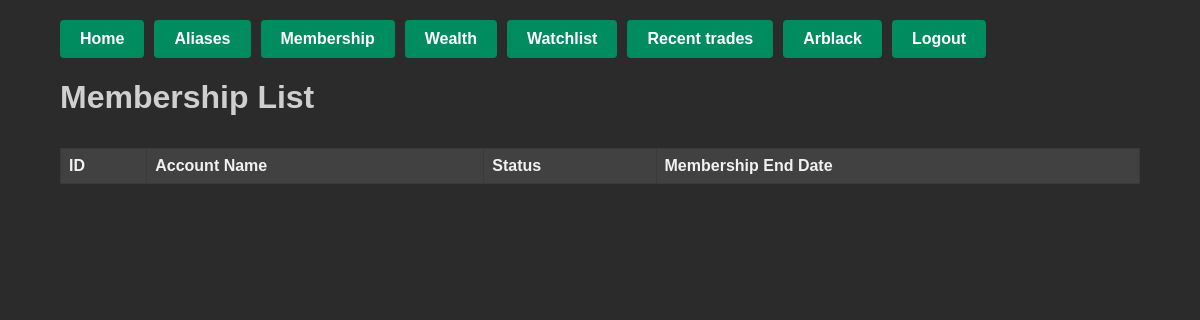
Page /membership/ (signed in) on the earlier database version.
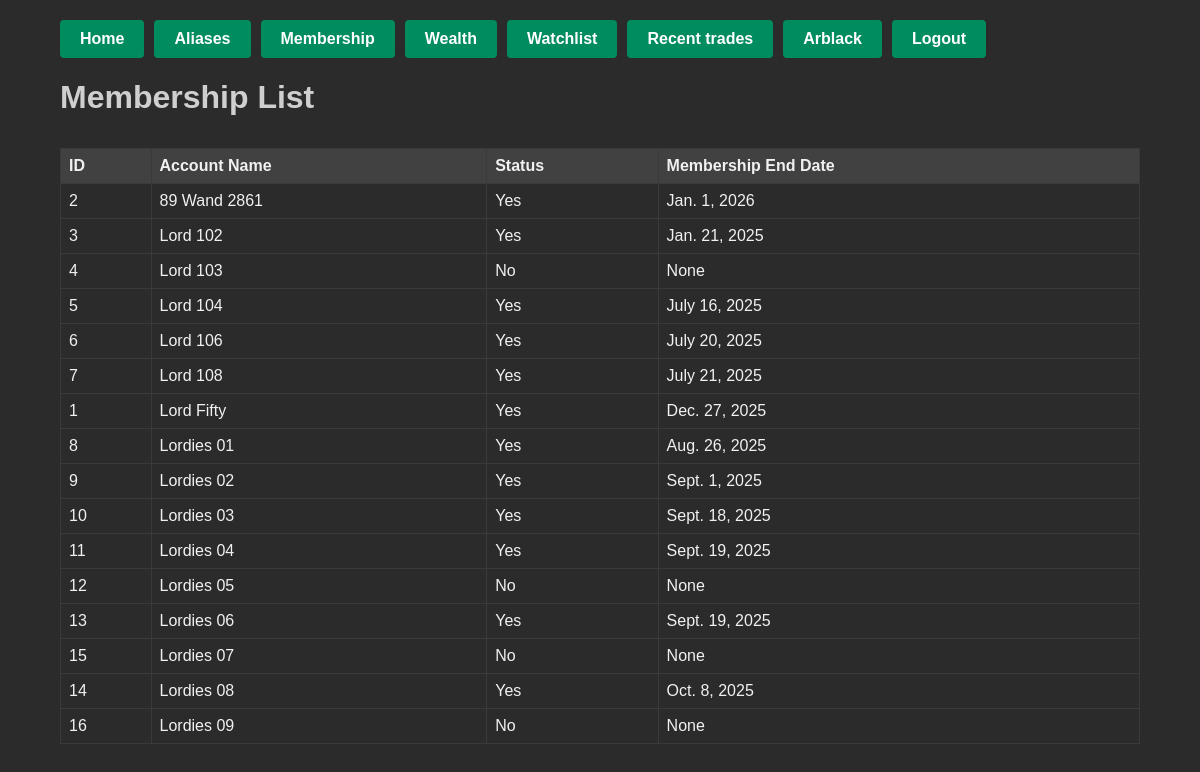
Same page on the later database version.
### trades/models.py (models this page shows, shortened)
class Membership(models.Model):
    account_name = models.CharField(max_length=100, unique=True)
    membership_status = models.CharField(max_length=10, default="No")  # "Yes"/"No"
    membership_end_date = models.DateField(blank=True, null=True)

### trades/views.py (the view)
# urls.py: path('membership/', views.membership_list, name='membership_list'),
def membership_list(request):
    if not request.user.is_authenticated:
        return redirect('trades:login_view')
    memberships = Membership.objects.all().order_by('account_name')
    return render(request, 'trades/membership_list.html', {
        'memberships': memberships,
    })

### trades/templates/trades/membership_list.html (shortened to what this page needs)
{% load static %}
<!DOCTYPE html>
<html>
<head>
    <link rel="stylesheet" href="{% static 'trades/css/dark_theme.css' %}">
</head>
<body>
<div class="container">
    <div class="top-nav">
        <ul class="nav-buttons">
            <li><a href="{% url 'trades:index' %}">Home</a></li>
            <li><a href="{% url 'trades:alias_list' %}">Aliases</a></li>
            <li><a href="{% url 'trades:membership_list' %}">Membership</a></li>
            <li><a href="{% url 'trades:wealth_list' %}">Wealth</a></li>
            <li><a href="{% url 'trades:watchlist_list' %}">Watchlist</a></li>
            <li><a href="{% url 'trades:recent_trades' %}">Recent trades</a></li>
            {% if user.is_authenticated %}
                <li><a href="{% url 'trades:account_page' %}">{{ user.username }}</a></li>
                <li><a href="{% url 'trades:logout_view' %}">Logout</a></li>
            {% else %}
                <li><a href="{% url 'trades:login_view' %}">Account</a></li>
            {% endif %}
        </ul>
    </div>
    <h1>Membership List</h1>
    <table>
        <thead>
            <tr>
                <th>ID</th>
                <th>Account Name</th>
                <th>Status</th>
                <th>Membership End Date</th>
            </tr>
        </thead>
        <tbody>
        {% for m in memberships %}
            <tr>
                <td>{{ m.id }}</td>
                <td>{{ m.account_name }}</td>
                <td>{{ m.membership_status }}</td>
                <td>{{ m.membership_end_date }}</td>
            </tr>
        {% endfor %}
        </tbody>
    </table>
</div>
</body>
</html>

### trades/static/trades/css/dark_theme.css (style rules this page uses)
html, body { margin: 0; padding: 0; background-color: #2b2b2b; color: #f1f1f1; font-family: Arial, sans-serif; }
.container { width: 90%; margin: 0 auto; padding: 20px; }
h1, h2, h3 { color: #cfcfcf; margin-bottom: 1em; }
table { width: 100%; border-collapse: collapse; margin-top: 1em; }
table, th, td { border: 1px solid #3a3a3a; }
th { background-color: #414141; color: #f1f1f1; text-align: left; padding: 8px; }
td { padding: 8px; }
a { color: #81d4f2; text-decoration: none; }
.top-nav { margin-bottom: 20px; }
.top-nav .nav-buttons { list-style: none; display: flex; gap: 10px; padding: 0; margin: 0; }
.top-nav .nav-buttons li a { background-color: #008c5f; color: #fff; padding: 10px 20px; text-decoration: none; border-radius: 4px; font-weight: bold; display: inline-block; }

### trades/templates/trades/membership_list.html (style rules this page uses)
.top-nav { margin-bottom: 20px; }
.top-nav .nav-buttons { list-style: none; display: flex; gap: 10px; padding: 0; margin: 0; }
.top-nav .nav-buttons li a { background-color: #008c5f; color: #fff; padding: 10px 20px; text-decoration: none; border-radius: 4px; font-weight: bold; display: inline-block; }

Differences in the rows shown:
added Membership: id "2", account_name "89 Wand 2861", membership_status "Yes", membership_end_date "Jan. 1, 2026"
added Membership: id "3", account_name "Lord 102", membership_status "Yes", membership_end_date "Jan. 21, 2025"
added Membership: id "4", account_name "Lord 103", membership_status "No", membership_end_date "None"
added Membership: id "5", account_name "Lord 104", membership_status "Yes", membership_end_date "July 16, 2025"
added Membership: id "6", account_name "Lord 106", membership_status "Yes", membership_end_date "July 20, 2025"
added Membership: id "7", account_name "Lord 108", membership_status "Yes", membership_end_date "July 21, 2025"
added Membership: id "1", account_name "Lord Fifty", membership_status "Yes", membership_end_date "Dec. 27, 2025"
added Membership: id "8", account_name "Lordies 01", membership_status "Yes", membership_end_date "Aug. 26, 2025"
added Membership: id "9", account_name "Lordies 02", membership_status "Yes", membership_end_date "Sept. 1, 2025"
added Membership: id "10", account_name "Lordies 03", membership_status "Yes", membership_end_date "Sept. 18, 2025"
added Membership: id "11", account_name "Lordies 04", membership_status "Yes", membership_end_date "Sept. 19, 2025"
added Membership: id "12", account_name "Lordies 05", membership_status "No", membership_end_date "None"
added Membership: id "13", account_name "Lordies 06", membership_status "Yes", membership_end_date "Sept. 19, 2025"
added Membership: id "15", account_name "Lordies 07", membership_status "No", membership_end_date "None"
added Membership: id "14", account_name "Lordies 08", membership_status "Yes", membership_end_date "Oct. 8, 2025"
added Membership: id "16", account_name "Lordies 09", membership_status "No", membership_end_date "None"
